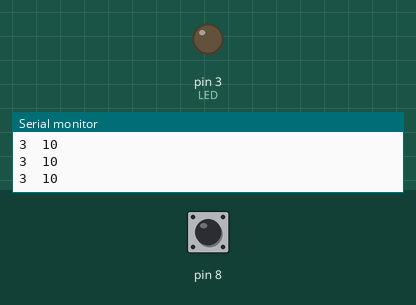
Recording of a sketch running on a simulated Arduino Uno, built with avr-gcc and run on an emulated ATmega328P. Shown: output pins drawn as LEDs (lit = HIGH), the last lines printed to the serial monitor. The test bench sets the inputs (shaded band); at power-on: pin 8 HIGH.

Above: at 1.2 s.
1.3 s: pin 8 pulled LOW for 0.15 s
At 1.38 s:
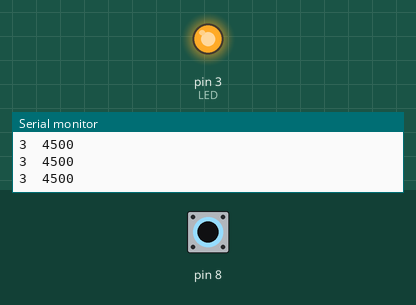
2.9 s: pin 8 pulled LOW for 3.2 s
At 6.6 s:
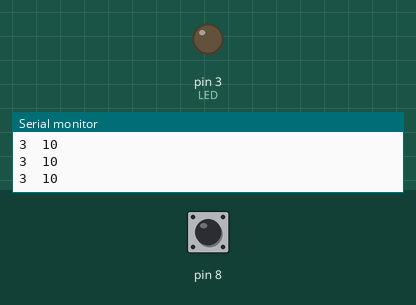
Timing chart, 0 to 8.1 s (numbered marks = the images above; inputs shaded):
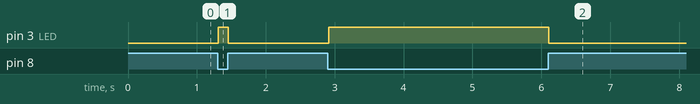

Measured:
- after the input at 1.3 s, pin 3 (LED): LOW → HIGH at once, → LOW 0.15 s later
- after the input at 2.9 s, pin 3 (LED): LOW → HIGH at once, → LOW 3.2 s later

The sketch:

testcode.ino
```cpp
#include <CapacitiveSensor.h>

/*
 * CapitiveSense Library Demo Sketch
 * Paul Badger 2008
 * Uses a high value resistor e.g. 10M between send pin and receive pin
 * Resistor effects sensitivity, experiment with values, 50K - 50M. Larger resistor values yield larger sensor values.
 * Receive pin is the sensor pin - try different amounts of foil/metal on this pin
 */

CapacitiveSensor   cs_4_8 = CapacitiveSensor(4,8);        // 10M resistor between pins 4 & 8, pin 8 is sensor pin, add a wire and or foil

int LED = 3;

void setup()
{
  pinMode(LED, OUTPUT);
   Serial.begin(9600);
}

void loop()
{
    long start = millis();
    long total =  cs_4_8.capacitiveSensor(30);

    if (total >= 200){
      digitalWrite(LED, HIGH);
    }
    else{
      digitalWrite(LED, LOW);
    }

    Serial.print(millis() - start);        // check on performance in milliseconds
    Serial.print("\t");                    // tab character for debug windown spacing

    Serial.println(total);                // print sensor output 3

    delay(10);                             // arbitrary delay to limit data to serial port
}
```
